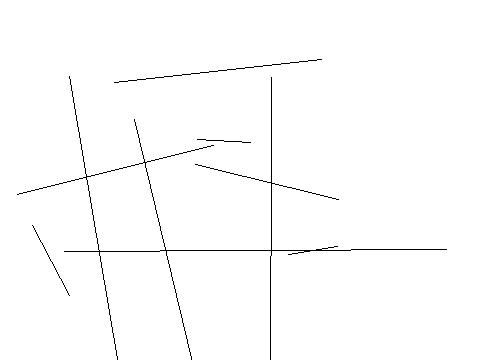

Generate this figure with Python:
from PIL import Image, ImageDraw
image1 = Image.new('RGB', (480, 360), '#ffffff')
draw = ImageDraw.Draw(image1)
c=[122,337,187,159]
draw.ellipse(c,'#ffffff','#000000')
c=[102,202,2,219]
draw.ellipse(c,'#ffffff','#000000')
c=[341,253,204,287]
draw.ellipse(c,'#ffffff','#000000')
l=[69,295,32,225]
draw.line(l,'#000000')
l=[446,249,64,251]
draw.line(l,'#000000')
l=[17,194,213,145]
draw.line(l,'#000000')
l=[208,429,134,119]
draw.line(l,'#000000')
l=[270,433,271,77]
draw.line(l,'#000000')
l=[197,139,250,142]
draw.line(l,'#000000')
l=[338,199,195,164]
draw.line(l,'#000000')
l=[337,246,288,254]
draw.line(l,'#000000')
l=[321,59,114,82]
draw.line(l,'#000000')
l=[131,441,69,76]
draw.line(l,'#000000')
image1.save('Artist97.png')